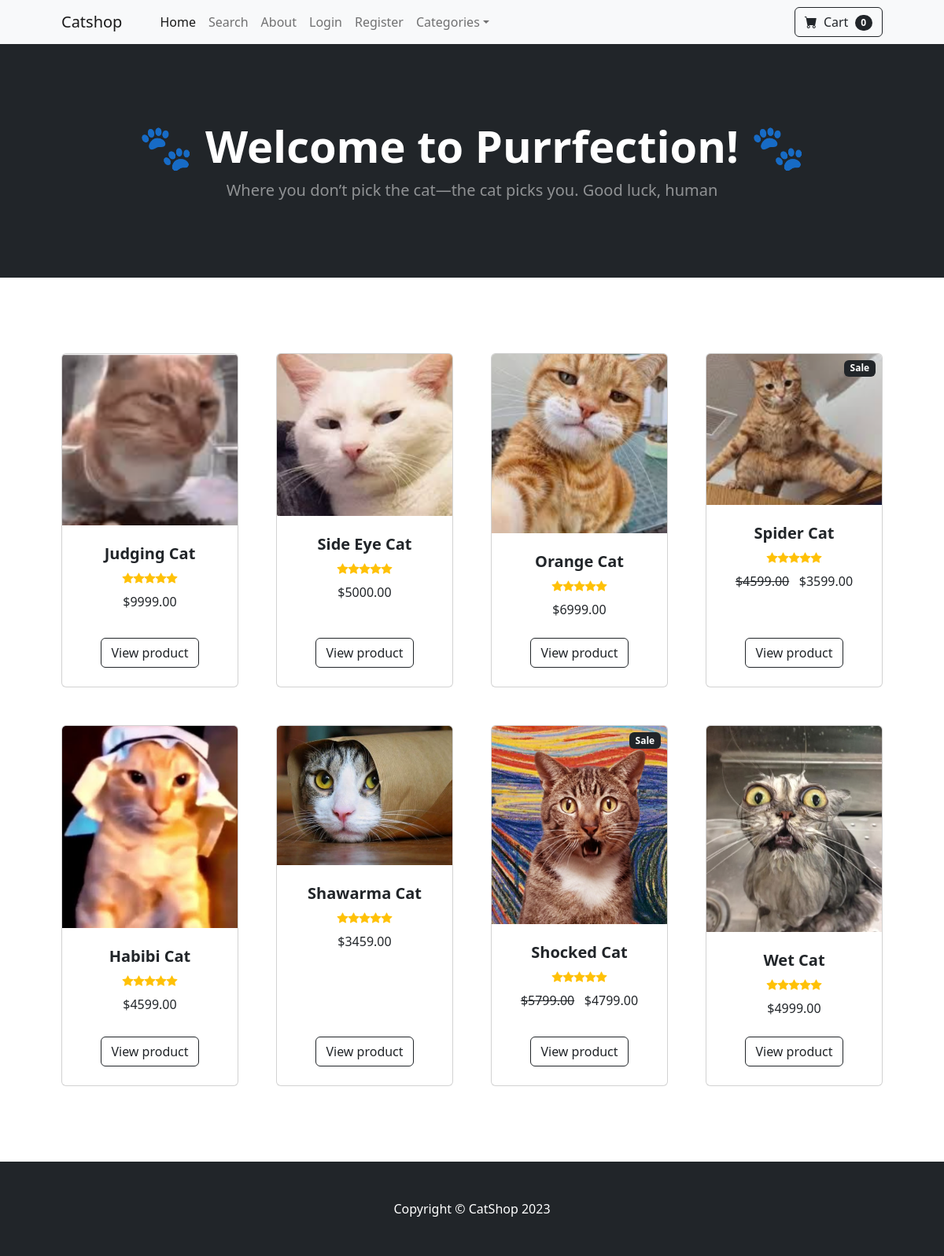
The page / on the database its author committed.
### store/models.py (models this page shows, shortened)
class Product(models.Model):
    name = models.CharField(max_length=100)
    price = models.DecimalField(default=0, decimal_places=2, max_digits=6)
    category = models.ForeignKey(Category, on_delete=models.CASCADE, default=1)
    description = models.CharField(max_length=250, default='', blank=True, null=True)
    image = models.ImageField(upload_to='uploads/product/')
    is_sale = models.BooleanField(default=False)
    sale_price = models.DecimalField(default=0, decimal_places=2, max_digits=6)

### store/views.py (the view)
# urls.py: path('', views.home, name='home'),
def home(request):
    products = Product.objects.all()
    return render(request, 'home.html', {'products':products})

### cart/cart.py (called while the page is built)
    def __len__(self):
        return len(self.cart)

### cart/context_processors.py (called while the page is built)
def cart(request):
    return {'cart':Cart(request)}

### store/context_processors.py (called while the page is built)
def categories(request):
    categories = Category.objects.all()
    return {'categories': categories}

### store/templates/home.html
{% extends 'base.html' %}
{% load static %}
{% block content %}
<header class="bg-dark py-5">
    <div class="container px-4 px-lg-5 my-5">
        <div class="text-center text-white">
            <h1 class="display-4 fw-bolder">🐾 Welcome to Purrfection! 🐾 </h1>
            <p class="lead fw-normal text-white-50 mb-0">Where you don’t pick the cat—the cat picks you. Good luck, human</p>
        </div>
    </div>
</header>
<section class="py-5">
    <div class="container px-4 px-lg-5 mt-5">
        <div class="row gx-4 gx-lg-5 row-cols-2 row-cols-md-3 row-cols-xl-4 justify-content-center">
            {% for product in products %}
                {% if product.is_sale %}
                     <div class="col mb-5">
                        <div class="card h-100">
                            <div class="badge bg-dark text-white position-absolute" style="top: 0.5rem; right: 0.5rem">Sale</div>
                            <img class="card-img-top" src="{{ product.image.url }}" alt="..." />
                            <div class="card-body p-4">
                                <div class="text-center">
                                    <h5 class="fw-bolder">{{ product.name }}</h5>
                                    <div class="d-flex justify-content-center small text-warning mb-2">
                                        <div class="bi-star-fill"></div>
                                        <div class="bi-star-fill"></div>
                                        <div class="bi-star-fill"></div>
                                        <div class="bi-star-fill"></div>
                                        <div class="bi-star-fill"></div>
                                    </div>
                                    <strike>${{ product.price }}</strike>
                                    &nbsp;
                                    ${{ product.sale_price }}
                                </div>
                            </div>
                            <div class="card-footer p-4 pt-0 border-top-0 bg-transparent">
                                <div class="text-center"><a class="btn btn-outline-dark mt-auto" href="{% url 'product' product.id %}">View product</a></div>
                            </div>
                        </div>
                    </div>
                {% else %}
                    <div class="col mb-5">
                        <div class="card h-100">
                            <img class="card-img-top" src="{{ product.image.url }}" alt="..." />
                            <div class="card-body p-4">
                                <div class="text-center">
                                    <h5 class="fw-bolder">{{ product.name }}</h5>
                                    <div class="d-flex justify-content-center small text-warning mb-2">
                                        <div class="bi-star-fill"></div>
                                        <div class="bi-star-fill"></div>
                                        <div class="bi-star-fill"></div>
                                        <div class="bi-star-fill"></div>
                                        <div class="bi-star-fill"></div>
                                    </div>
                                    ${{ product.price }}
                                </div>
                            </div>
                            <div class="card-footer p-4 pt-0 border-top-0 bg-transparent">
                                <div class="text-center"><a class="btn btn-outline-dark mt-auto" href="{% url 'product' product.id %}">View product</a></div>
                            </div>
                        </div>
                    </div>
                {% endif %}
            {% endfor %}
        </div>
    </div>
</section>
{% endblock %}

### rows shown on the page
Product: image (picture), name "Judging Cat", price "9999.00"
Product: image (picture), name "Side Eye Cat", price "5000.00"
Product: image (picture), name "Orange Cat", price "6999.00"
Product: image (picture), name "Spider Cat", price "4599.00", sale_price "3599.00"
Product: image (picture), name "Habibi Cat", price "4599.00"
Product: image (picture), name "Shawarma Cat", price "3459.00"
Product: image (picture), name "Shocked Cat", price "5799.00", sale_price "4799.00"
Product: image (picture), name "Wet Cat", price "4999.00"

### other values the page prints
{{ cart | length }} "0"
